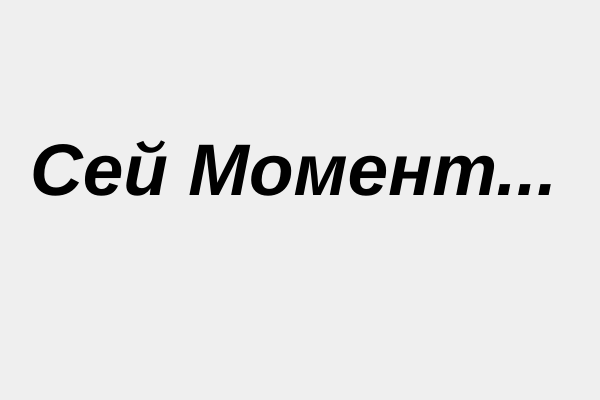
<?xml version="1.0" encoding="UTF-8"?>
<ui version="4.0">
 <class>MainWindow</class>
 <widget class="QMainWindow" name="MainWindow">
  <property name="geometry">
   <rect>
    <x>0</x>
    <y>0</y>
    <width>600</width>
    <height>400</height>
   </rect>
  </property>
  <property name="windowTitle">
   <string>MainWindow</string>
  </property>
  <widget class="QWidget" name="centralwidget">
   <widget class="QLabel" name="label">
    <property name="geometry">
     <rect>
      <x>30</x>
      <y>70</y>
      <width>541</width>
      <height>201</height>
     </rect>
    </property>
    <property name="font">
     <font>
      <pointsize>55</pointsize>
     </font>
    </property>
    <property name="text">
     <string>&lt;html&gt;&lt;head/&gt;&lt;body&gt;&lt;p&gt;&lt;span style=&quot; font-weight:600; font-style:italic;&quot;&gt;Сей Момент...&lt;/span&gt;&lt;/p&gt;&lt;/body&gt;&lt;/html&gt;</string>
    </property>
   </widget>
   <widget class="QLabel" name="backgroand_img_label">
    <property name="geometry">
     <rect>
      <x>-10</x>
      <y>-30</y>
      <width>631</width>
      <height>631</height>
     </rect>
    </property>
    <property name="text">
     <string/>
    </property>
   </widget>
   <zorder>backgroand_img_label</zorder>
   <zorder>label</zorder>
  </widget>
  <widget class="QMenuBar" name="menubar">
   <property name="geometry">
    <rect>
     <x>0</x>
     <y>0</y>
     <width>600</width>
     <height>21</height>
    </rect>
   </property>
  </widget>
 </widget>
 <resources/>
 <connections/>
</ui>
